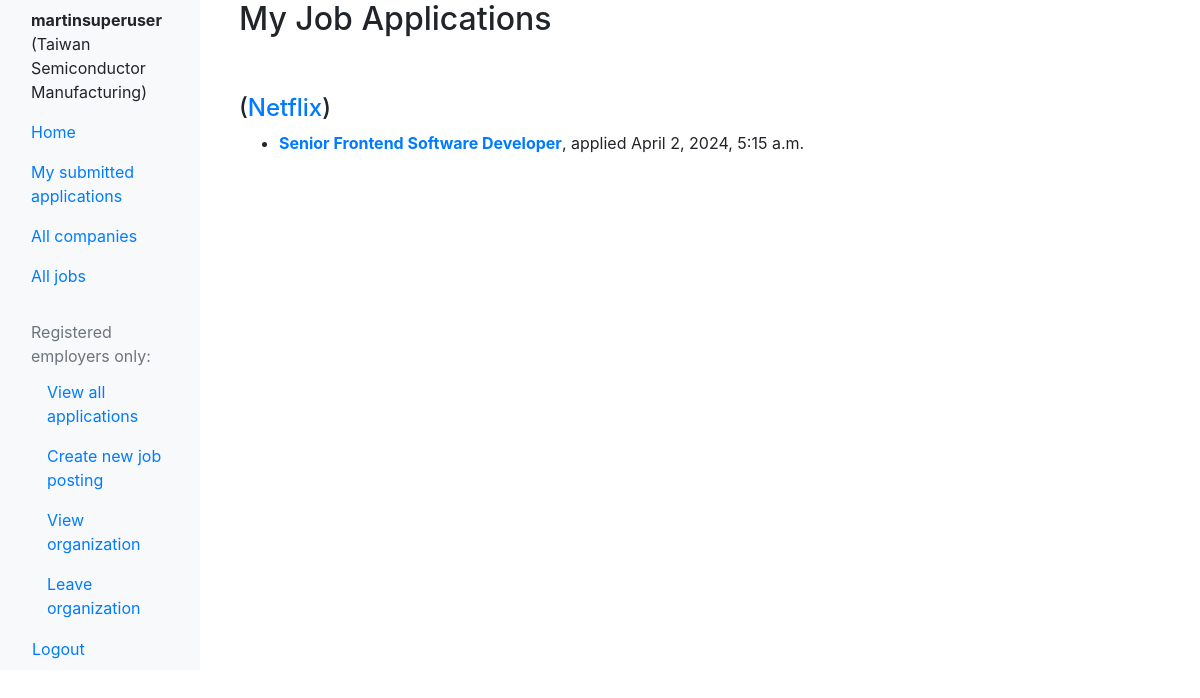
The page /job_applications/my_applications/ (signed in) on the database its author committed.
### core/models.py (models this page shows)
class UserProfile(models.Model):
    user = models.OneToOneField(settings.AUTH_USER_MODEL, on_delete=models.CASCADE, related_name='profile')
    organization = models.ForeignKey('job_catalog.EmployerOrganization', on_delete=models.SET_NULL, null=True, blank=True, related_name='user_profiles')

### job_catalog/models.py (models this page shows, shortened)
class EmployerOrganization(models.Model):
    employer_org_name = models.CharField(max_length = 50)
    employer_org_description_box = models.TextField(
        default = 'Describe your organization, but not a specific role or requirements',
        blank = False  #we do not allow job posters to create employer orgs without a description
        )
    representative_claim_token = models.CharField(max_length = 16, default = "join")

class JobPosting(models.Model):
    organization = models.ForeignKey(EmployerOrganization, on_delete=models.CASCADE, default = 1)  #we wanted cascaded deletion but FYI django requires explicit selection of on_delete
    title = models.CharField(max_length=100)
    role_overview = models.TextField()
    role_requirements_and_preferences = models.TextField()
    action_steps = models.TextField()
    post_date = models.DateTimeField(auto_now=True)
    expiration_date = models.DateTimeField(default=timezone.now() + timezone.timedelta(days=90))
    is_active = models.BooleanField(default=True)

### job_applications/models.py (models this page shows, shortened)
class JobApplication(models.Model):
    user = models.ForeignKey(settings.AUTH_USER_MODEL, on_delete=models.CASCADE, related_name='job_applications')
    job_posting = models.ForeignKey(JobPosting, on_delete=models.CASCADE, related_name='applications')
    submit_date = models.DateTimeField(auto_now_add=True)
    resume = models.FileField(upload_to='resumes/', null=True, blank=True)
    linkedin_url = models.URLField(max_length=250, blank=True)
    portfolio_url = models.URLField(max_length=250, blank=True)
    email_address = models.EmailField(max_length=50)
    phone_number = models.CharField(max_length=20)
    class Meta:
        unique_together = ('user', 'job_posting')  # Ensures a user can only apply once per job posting

### job_applications/views.py (the view)
# urls.py: path('my_applications/', my_job_applications, name='my_job_applications'),
def my_job_applications(request):
    if not request.user.is_authenticated:
        return redirect(reverse('core:login_start'))
    job_applications = JobApplication.objects.filter(user=request.user).select_related(
        'job_posting__organization').order_by('-submit_date')
    applications_grouped = defaultdict(list)
    for job_app in job_applications:
        applications_grouped[job_app.job_posting.organization].append(job_app)
    context = {
        'applications_grouped': dict(applications_grouped)
    }
    return render(request, 'job_applications/users_job_applications.html', context)

### core/context_processors.py (called while the page is built)
def global_user_groups(request):
    is_job_poster = False
    if request.user.is_authenticated:
        is_job_poster = request.user.groups.filter(name='JobPosters').exists()
    return {
        'is_job_poster': is_job_poster,
    }

### templates/job_applications/users_job_applications.html
{% extends 'base_generic.html' %}
{% block content %}
<div class="container">
    <h2>My Job Applications</h2>
    {% for org, applications in applications_grouped.items %}
        <br>
        <br>
        <h4>(<a href="{% url 'job_catalog:company_details' company_id=org.id %}">{{ org.employer_org_name }}</a>)</h4>
        <ul>
        {% for application in applications %}
            <li>
                <a href="{% url 'job_catalog:job_details' job_id=application.job_posting.id %}"><strong>{{ application.job_posting.title }}</strong></a>, applied {{ application.submit_date }}
            </li>
        {% endfor %}
        </ul>
    {% empty %}
        <p>You have not applied for any jobs yet.</p>
    {% endfor %}
</div>
{% endblock %}

### templates/base_generic.html (shortened to what this page needs)
<!DOCTYPE html>
<html lang="en">
<head>
    {% load static %}
    <link href="https://stackpath.bootstrapcdn.com/bootstrap/4.5.2/css/bootstrap.min.css" rel="stylesheet">
    <link href="{% static 'css/styles.css' %}" rel="stylesheet">
</head>
<body>
    <div class="container-fluid">
        <div class="row">
            <nav class="col-md-2 d-none d-md-block bg-light sidebar">
                {% if request.user.is_authenticated %}
                    <div class="welcome-message py-2 px-3">
                        <strong>{{ request.user.username }}</strong>
                        {% if request.user.profile.organization %}
                            ({{ request.user.profile.organization.employer_org_name }})
                        {% endif %}
                    </div>
                {% endif %}
                <div class="sidebar-sticky">
                    <ul class="nav flex-column">
                        <li class="nav-item">
                            <a class="nav-link active" href="{% url 'core:home' %}">Home</a>
                        </li>
                        <li class="nav-item">
                            <a class="nav-link" href="{% url 'job_applications:my_job_applications' %}">My submitted applications</a>
                        </li>
                        <li class="nav-item">
                            <a class="nav-link" href="{% url 'job_catalog:all_companies' %}">All companies</a>
                        </li>
                        <li class="nav-item">
                            <a class="nav-link" href="{% url 'job_catalog:all_jobs' %}">All jobs</a>
                        </li>
                        {% if request.user.is_authenticated %}
                            {% if not is_job_poster %}
                                <li class="nav-item sidebar-heading px-3 mt-4 mb-1 text-muted">
                                    Prospective employers only:
                                </li>
                                <li class="nav-item">
                                    <a class="nav-link ml-3" href="{% url 'core:claim_organization' %}">Claim organization</a>
                                </li>
                                <li class="nav-item">
                                    <a class="nav-link ml-3" href="{% url 'job_catalog:create_organization' %}">Create organization</a>
                                </li>
                            {% else %}
                                <li class="nav-item sidebar-heading px-3 mt-4 mb-1 text-muted">
                                    Registered employers only:
                                </li>
                                <li class="nav-item">
                                    <a class="nav-link ml-3" href="{% url 'job_applications:employer_applications' %}">View all applications</a>
                                </li>
                                <li class="nav-item">
                                    <a class="nav-link ml-3" href="{% url 'job_catalog:create_job_posting' %}">Create new job posting</a>
                                </li>
                                <li class="nav-item">
                                    <a class="nav-link ml-3" href="{% url 'job_catalog:company_details' company_id=request.user.profile.organization.id %}">View organization</a>
                                </li>
                                <li class="nav-item">
                                    <a class="nav-link ml-3" href="{% url 'core:leaving_organization' %}">Leave organization</a>
                                </li>
                            {% endif %}
                            <li class="nav-item">
                                <form action="{% url 'core:logout' %}" method="post">
                                    <button type="submit" class="btn btn-link nav-link px-3">Logout</button>
                                </form>
                            </li>
                        {% endif %}
                    </ul>
                </div>
            </nav>
            <main role="main" class="col-md-9 ml-sm-auto col-lg-10 px-md-4">
                {% block content %}{% endblock content %}
            </main>
        </div>
    </div>
</body>
</html>

### rows shown on the page
EmployerOrganization: employer_org_name "Netflix"
JobApplication: job_posting "Senior Frontend Software Developer", submit_date "April 2, 2024, 5:15 a.m."

### other values the page prints
{{ request.user.username }} "martinsuperuser"
{{ request.user.profile.organization.employer_org_name }} "Taiwan Semiconductor Manufacturing"
